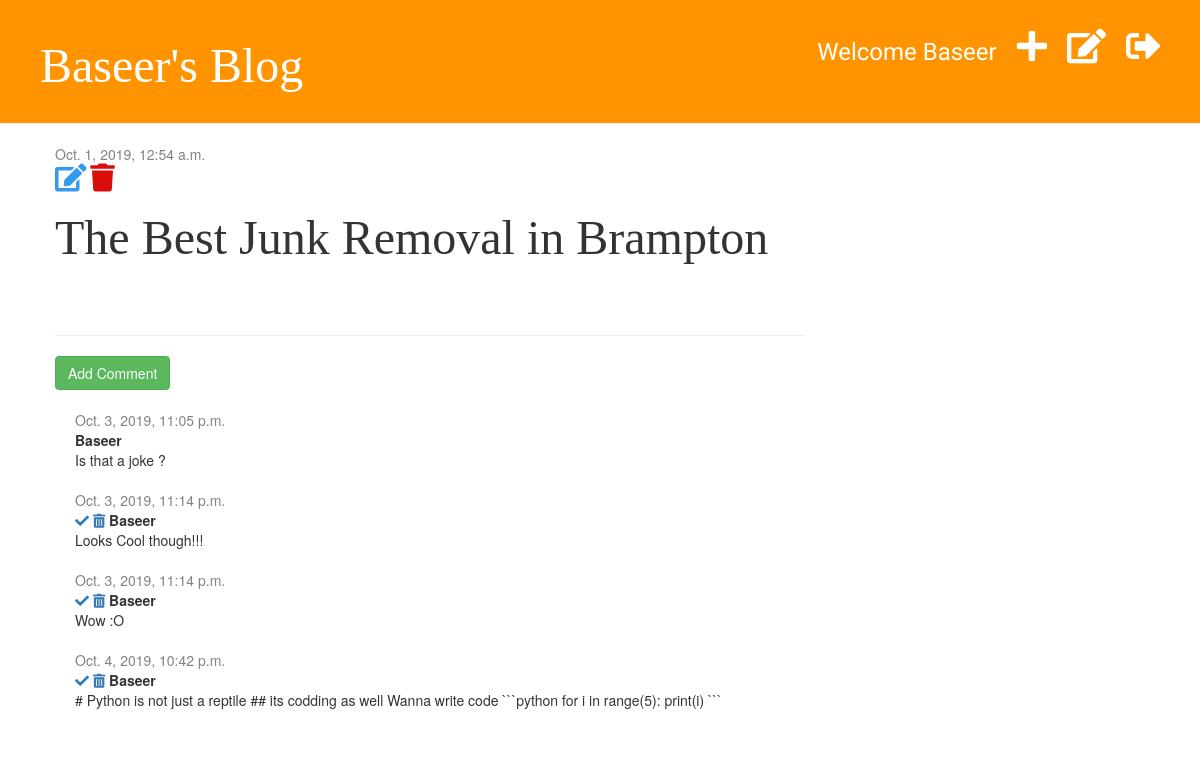
Page /post/7/ (signed in) on the committed database.
### blog/models.py (models this page shows, shortened)
class Post(models.Model):
    author = models.ForeignKey('auth.User', on_delete=models.CASCADE)
    title = models.CharField(max_length=200)
    text = models.TextField()
    created_date = models.DateTimeField(default=timezone.now)
    published_date = models.DateTimeField(blank=True,null=True)
    def __str__(self):
        return self.title

class Comment(models.Model):
    post = models.ForeignKey('blog.Post', on_delete=models.CASCADE, related_name='comments')
    author = models.CharField(max_length=200)
    text = models.TextField()
    created_date = models.DateTimeField(default=timezone.now())
    is_approved = models.BooleanField(default=False)

### blog/views.py (the view)
# urls.py: path('post/<int:postid>/', views.post_detail, name='post_detail'),
def post_detail(request, postid):
    post = get_object_or_404(Post, pk=postid)
    print(postid)
    print(post)
    print(post.title)
    return render(request, 'blog/post_detail.html', {'post': post})

### blog/templatetags/markdownify.py (called while the page is built)
@register.filter
def markdown(value):
    renderer = HighlightRenderer()
    markdown = mistune.Markdown(renderer=renderer)
    return markdown(value)

### blog/templates/blog/post_detail.html (shortened to what this page needs)
{% extends 'blog/base.html' %}
{% load markdownify %}
{% block content %}
    <div class="post">
        {% if post.published_date %}
            <div class="date">
                {{ post.published_date }}
            </div>
        {% else %}
            <a href="{% url 'post_publish' pk=post.pk %}" class="btn btn-primary">Publish</a>
        {% endif %}
        {% if user.is_authenticated %}
            <a href="{% url 'post_edit' pk=post.pk %}">
                <i class="fas fa-edit fa-2x" style="color: #339af0;"></i>
            </a>
            <a href="{% url 'delete_post' pk=post.pk %}" style="color: #da0d0d" onclick="return confirm('Are you sure you want to delete this post?')">
            <i class="fas fa-trash fa-2x"></i>
            </a>
        {% endif %}
        <h1>{{ post.title }}</h1>
    </div>
    <hr>
    <a href="{% url 'add_comment' pk=post.pk %}" class="btn btn-success">Add Comment</a>
    {% for comment in post.comments.all %}
        {% if user.is_authenticated or comment.is_approved %}
            <div class="comment">
                <div class="date">
                    {{ comment.created_date }}
                </div>
                {% if not comment.is_approved and user.is_superuser %}
                    <a href="{% url 'approve_comment' pk=comment.pk %}">
                        <i class="fas fa-check"></i>
                    </a>
                    <a href="{% url 'remove_comment' pk=comment.pk %}"><i class="fas fa-trash-alt"></i></a>
                {% endif %}
                <strong>{{ comment.author }}</strong>
                <p>{{ comment.text }}</p>
            </div>
        {% endif %}
    {% empty %}
        <p>No comments yet!!!</p>
    {% endfor %}
{% endblock %}

### blog/templates/blog/base.html (shortened to what this page needs)
{% load staticfiles %}
<!DOCTYPE html>
<html lang="en">
<head>
    <link rel="stylesheet" href="https://maxcdn.bootstrapcdn.com/bootstrap/3.2.0/css/bootstrap.min.css">
    <link rel="stylesheet" href="{% static 'css/blog.css' %}">
    <link rel="stylesheet" href="https://cdnjs.cloudflare.com/ajax/libs/font-awesome/5.2.0/css/all.css">
    <link rel="stylesheet" href="{% static 'css/zenburn.css' %}">
</head>
<body>
<div class="page-header">
    {% if user.is_authenticated %}
        <a href="{% url 'logout' %}" class="top-menu">
            <i class="fas fa-sign-out-alt"></i>
        </a>
        <a href="{% url 'post_draft_list' %}" class="top-menu">
            <i class="fas fa-edit"></i>
        </a>
        <a href="{% url 'post_new' %}" class="top-menu">
            <i class="fas fa-plus"></i>
        </a>
        <p class="top-menu">Welcome {{ user.username }}</p>
    {% else %}
        <a href="{% url 'login' %}" class="top-menu">
            <i class="fas fa-sign-in-alt fa-2x"></i>
        </a>
    {% endif %}
    <h1><a href='{% url "post_list" %}'>Baseer's Blog</a></h1>
</div>
<div class="content container">
    <div class="row">
        <div class="col-md-8">
            {% block content %}
            {% endblock %}
        </div>
    </div>
</div>
</body>
</html>

### blog/static/css/blog.css (style rules this page uses)
.page-header { background-color: #ff9400; margin-top: 0px; padding: 20px 20px 20px 40px; }
.page-header h1, .page-header h1 a { color: #ffffff; font-size: 36pt; text-decoration: none; }
.page-header p { font-size: 18pt; font-family: Tangerine; margin-top: 15px; }
h1, h2, h3, h4 { font-family: 'Inconsolata', 'Droid Sans', serif; font-size: 48px; }
.content { margin-left: 40px; }
.date { color: #828282; }
.post { margin-bottom: 70px; }
.top-menu { color: #ffffff; float: right; font-size: 26pt; margin-right: 20px; }
.comment { margin: 20px 0px 20px 20px; }

### rows in the picture
Post: published_date "Oct. 1, 2019, 12:54 a.m.", title "The Best Junk Removal in Brampton"
Comment: created_date "Oct. 3, 2019, 11:05 p.m.", author "Baseer", text "Is that a joke ?"
Comment: created_date "Oct. 3, 2019, 11:14 p.m.", is_approved False (drawn), author "Baseer", text "Looks Cool though!!!"
Comment: created_date "Oct. 3, 2019, 11:14 p.m.", is_approved False (drawn), author "Baseer", text "Wow :O"
Comment: created_date "Oct. 4, 2019, 10:42 p.m.", is_approved False (drawn), author "Baseer", text "# Python is not just a reptile ## its codding as well Wanna write code ```python for i in range(5): print(i) ```"

### other values in the picture
{{ user.username }} "Baseer"
